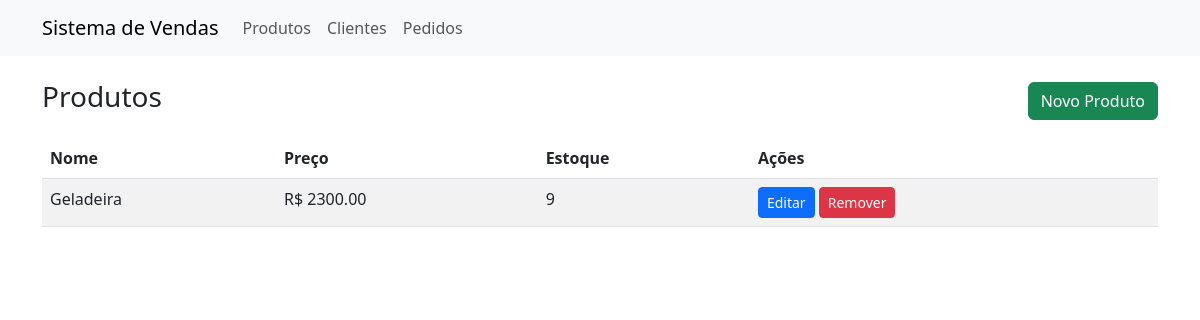
/products, run on an earlier commit of the app's database.
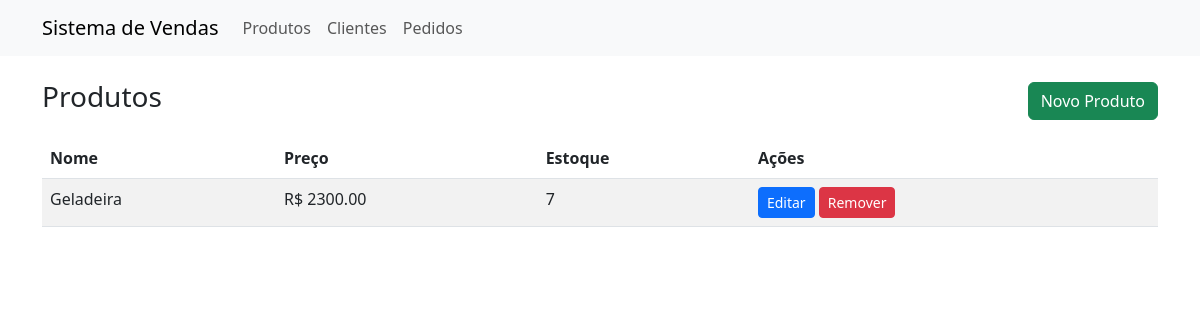
And on a later commit of the database.
### app.py (models this page shows)
class Product(db.Model):
    id = db.Column(db.Integer, primary_key=True)
    name = db.Column(db.String(120), nullable=False)
    price = db.Column(db.Float, nullable=False)
    stock = db.Column(db.Integer, nullable=False, default=0)

### app.py (the view)
@app.route('/products')
def products():
    return render_template('products.html', products=Product.query.all())

### templates/products.html
{% extends 'base.html' %}
{% block content %}
<div class="d-flex justify-content-between align-items-center mb-3">
  <h3>Produtos</h3>
  <a class="btn btn-success" href="{{ url_for('product_new') }}">Novo Produto</a>
</div>
<table class="table table-striped">
  <thead><tr><th>Nome</th><th>Preço</th><th>Estoque</th><th>Ações</th></tr></thead>
  <tbody>
    {% for p in products %}
    <tr>
      <td>{{ p.name }}</td>
      <td>R$ {{ '%.2f'|format(p.price) }}</td>
      <td>{{ p.stock }}</td>
      <td>
        <a class="btn btn-sm btn-primary" href="{{ url_for('product_edit', product_id=p.id) }}">Editar</a>
        <form method="post" action="{{ url_for('product_delete', product_id=p.id) }}" style="display:inline-block" onsubmit="return confirm('Remover produto?')">
          <button class="btn btn-sm btn-danger">Remover</button>
        </form>
      </td>
    </tr>
    {% endfor %}
  </tbody>
</table>
{% endblock %}

### templates/base.html (shortened to what this page needs)
<!doctype html>
<html lang="pt-br">
  <head>
    <link href="https://cdn.jsdelivr.net/npm/bootstrap@5.3.0/dist/css/bootstrap.min.css" rel="stylesheet">
  </head>
  <body>
  <nav class="navbar navbar-expand-lg bg-light mb-4">
    <div class="container">
      <a class="navbar-brand" href="{{ url_for('index') }}">Sistema de Vendas</a>
      <div class="collapse navbar-collapse">
        <ul class="navbar-nav me-auto mb-2 mb-lg-0">
          <li class="nav-item"><a class="nav-link" href="{{ url_for('products') }}">Produtos</a></li>
          <li class="nav-item"><a class="nav-link" href="{{ url_for('clients') }}">Clientes</a></li>
          <li class="nav-item"><a class="nav-link" href="{{ url_for('orders') }}">Pedidos</a></li>
        </ul>
      </div>
    </div>
  </nav>
  <div class="container">
    {% block content %}{% endblock %}
  </div>
  </body>
</html>

What changed in the data, as far as the page shows it:
changed Product "Geladeira": stock "9" → "7"
